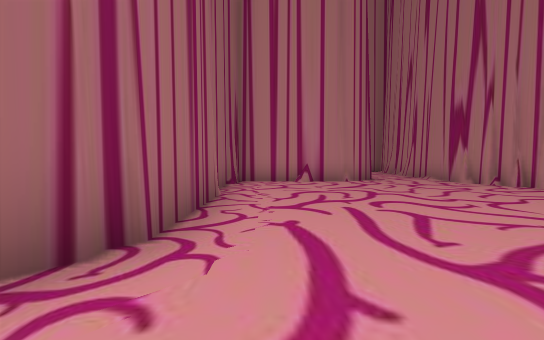
View 1 (above)

20 first-person views from a walk through a scene from a Unity 3-D project. The camera is 1.2 m above the floor, tilts 2° down and sees 90° across. The floor is counted in squares, 2 m on a side. Each view is taken from the middle of a square. On the plan, view 1 faces up. The plan holds only what a view shows up to about 9 squares ahead; the rest is blank. The place goes on beyond the plan. Some surface patterns are stand-ins.

View 2
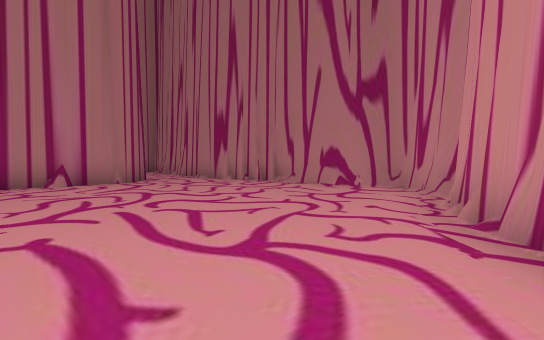

View 3
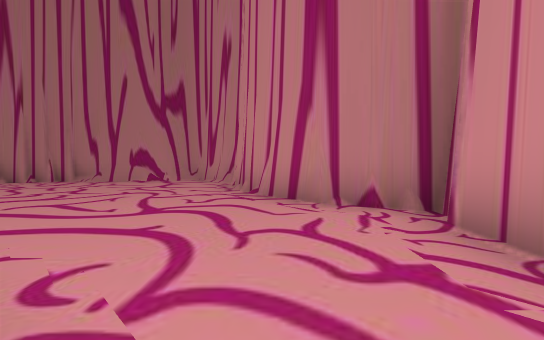

View 4
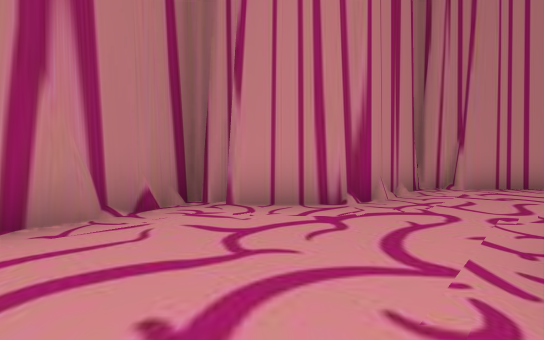

View 5
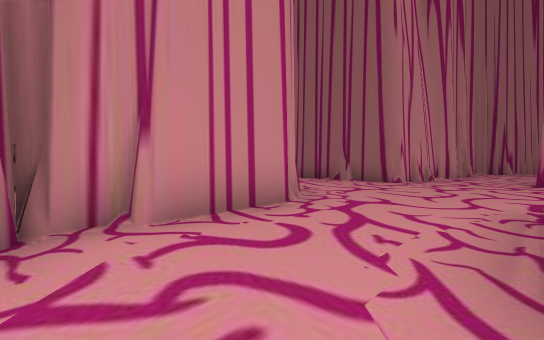

View 6
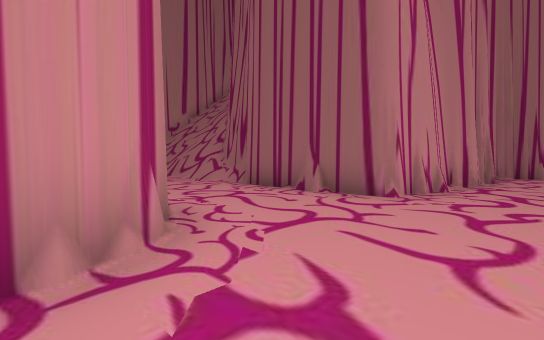

View 7
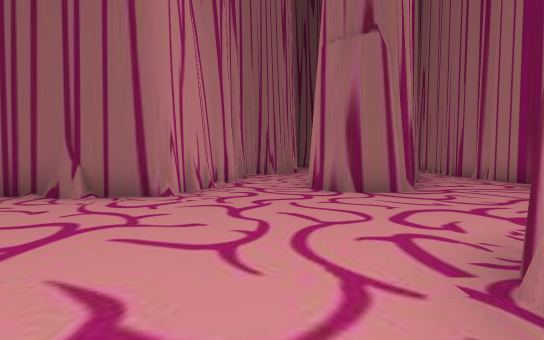

View 8
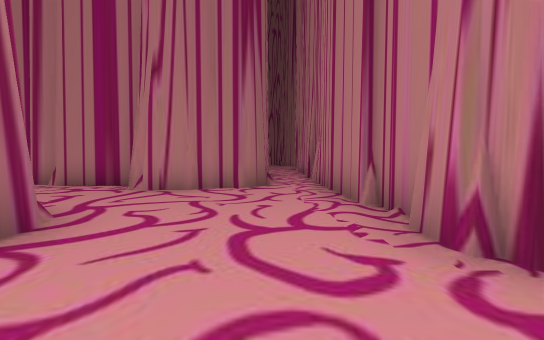

View 9
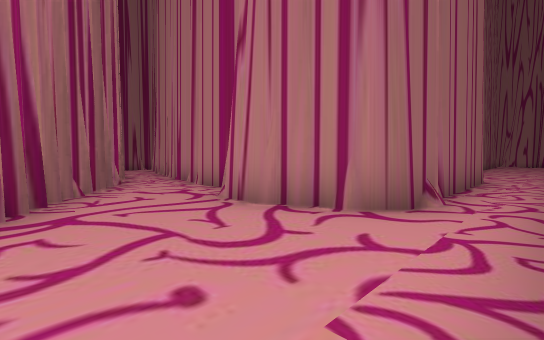

View 10
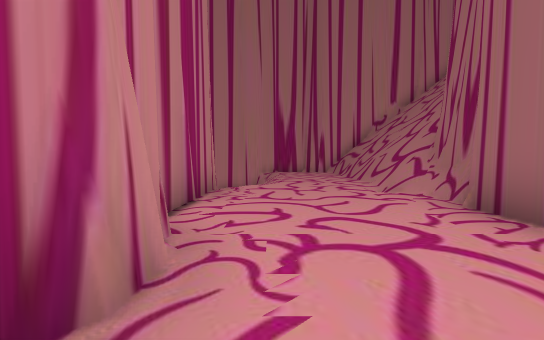

View 11
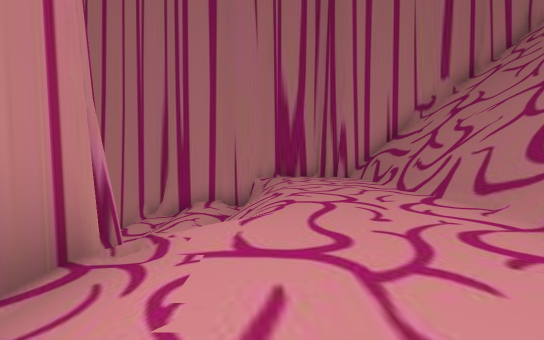

View 12
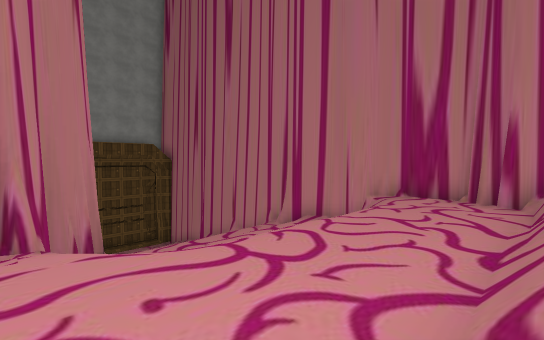

View 13
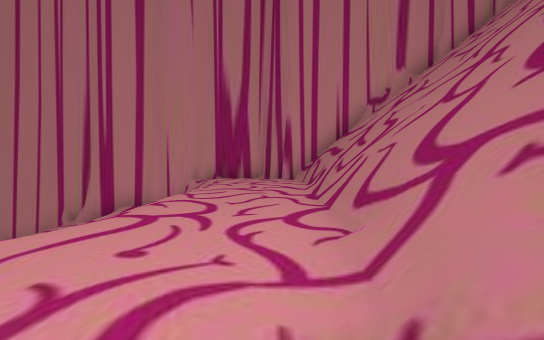

View 14
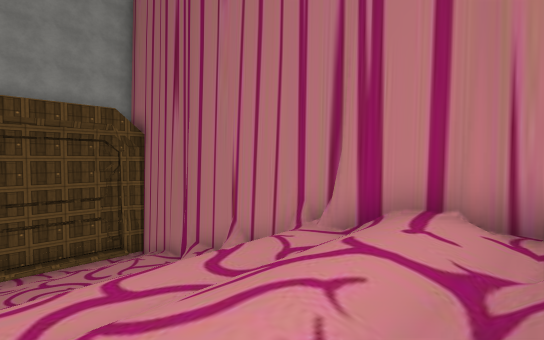

View 15
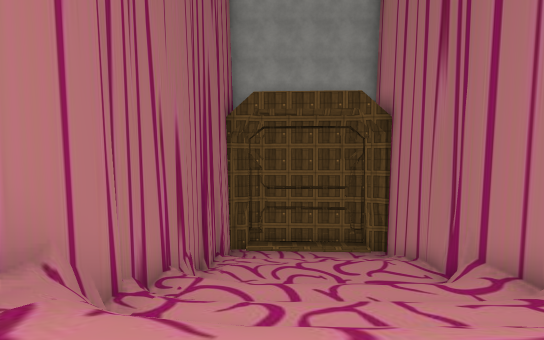

View 16
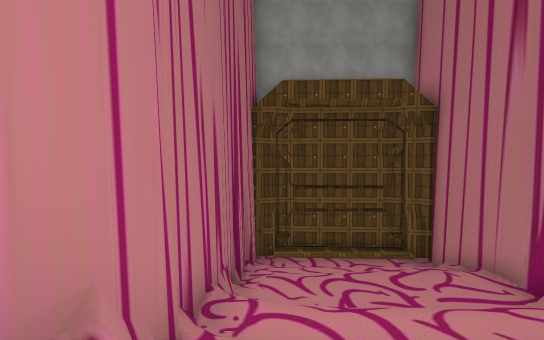

View 17
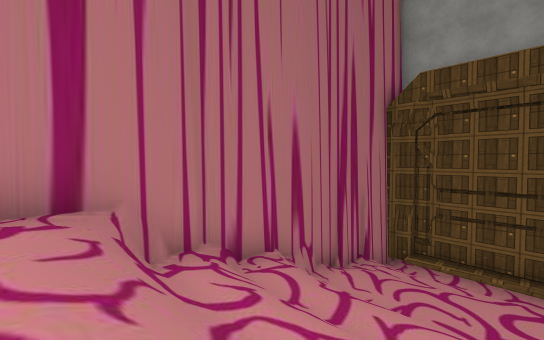

View 18
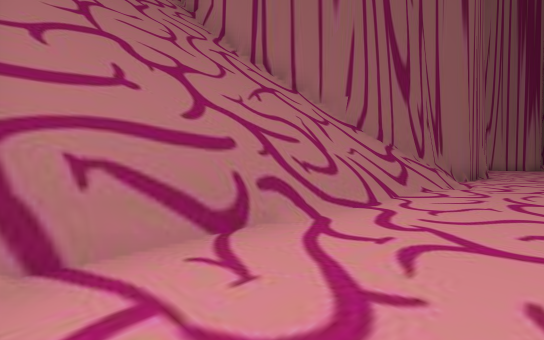

View 19
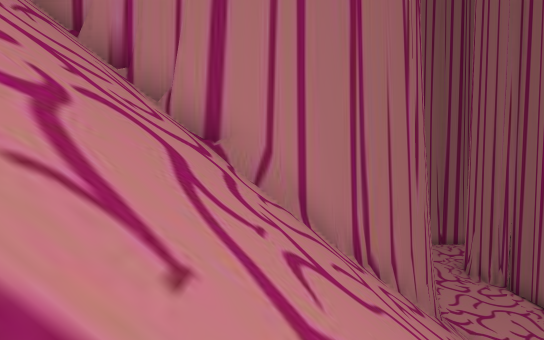

View 20
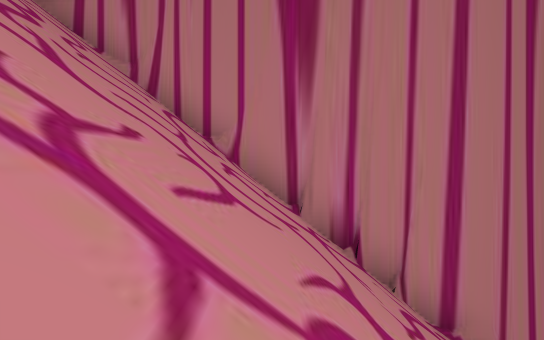

### Floor plan
Key: @ floor where view 1 was taken; # wall or solid block; . main floor; - floor 1.5 m lower than the main floor; _ floor 6.5 m lower than the main floor; / step, stairs or slope; = window, fence, low wall or low ledge; v drop or lower ground.
Columns run from 25 left of view 1 to 6 right of it. Each row starts with its distance up from view 1.
 12                 ..
 11                 ..
 10                 #.
  9                 #.         ##.#
  8                 #.      ####..##
  7                 #.#     #......#
  6                 #.#     #......#
  5         ###### ##.#     #......#
  4         .....###..#     #......#
  3         ##........#     #......#
  2          ###......#    ##......#
  1            ###....#    #......##
  0             ##....#    ..@..###
 -1           ..##....#  ......##
 -2        #................####
 -3        #####...........##
 -4            ####....#####
 -5               #...##
 -6               #...#
 -7               #....
 -8               #....#
 -9              ##/...#
-10             ##//../#
-11 ######     ##//../=############
-12  ////#######///../   /=///////#
-13   /////////////../////////////#
-14   ////////////v..//-//////__//#
-15    ///////////v../////////__//#
-16     //  //////v..///// ///__//#
-17      /  #/////=..//##/#########
-18         ###############

Where each view was taken, in squares from view 1:
view 1: 0 up, 0 right, facing up
view 2: 0 up, 0 right, facing up-right
view 3: 0 up, 2 left, facing right
view 4: 2 up, 0 right, facing down
view 5: 1 down, 3 left, facing down-left
view 6: 2 down, 6 left, facing down-left
view 7: 2 down, 6 left, facing left
view 8: 2 down, 9 left, facing up
view 9: 1 up, 8 left, facing up-left
view 10: 4 down, 8 left, facing down
view 11: 8 down, 8 left, facing down
view 12: 10 down, 11 left, facing down-right
view 13: 9 down, 10 left, facing down
view 14: 13 down, 7 left, facing down-right
view 15: 13 down, 5 left, facing right
view 16: 12 down, 4 left, facing right
view 17: 15 down, 4 left, facing up-right
view 18: 17 down, 9 left, facing up-left
view 19: 17 down, 16 left, facing up
view 20: 17 down, 20 left, facing up
